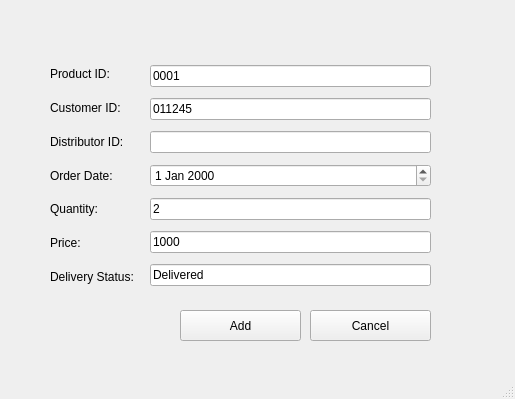
<?xml version="1.0" encoding="UTF-8"?>
<ui version="4.0">
 <class>MainWindow</class>
 <widget class="QMainWindow" name="MainWindow">
  <property name="geometry">
   <rect>
    <x>0</x>
    <y>0</y>
    <width>515</width>
    <height>399</height>
   </rect>
  </property>
  <property name="windowTitle">
   <string>MainWindow</string>
  </property>
  <widget class="QWidget" name="centralwidget">
   <widget class="QWidget" name="layoutWidget">
    <property name="geometry">
     <rect>
      <x>150</x>
      <y>60</y>
      <width>281</width>
      <height>231</height>
     </rect>
    </property>
    <layout class="QVBoxLayout" name="verticalLayout">
     <item>
      <widget class="QLineEdit" name="titleLineedit">
       <property name="text">
        <string>0001</string>
       </property>
      </widget>
     </item>
     <item>
      <widget class="QLineEdit" name="titleLineedit_2">
       <property name="text">
        <string>011245</string>
       </property>
      </widget>
     </item>
     <item>
      <widget class="QLineEdit" name="titleLineedit_3">
       <property name="text">
        <string/>
       </property>
      </widget>
     </item>
     <item>
      <widget class="QDateEdit" name="dateEdit"/>
     </item>
     <item>
      <widget class="QLineEdit" name="categoryLine">
       <property name="text">
        <string>2</string>
       </property>
      </widget>
     </item>
     <item>
      <widget class="QLineEdit" name="categoryLine_3">
       <property name="text">
        <string>1000</string>
       </property>
      </widget>
     </item>
     <item>
      <widget class="QLineEdit" name="categoryLine_2">
       <property name="text">
        <string>Delivered</string>
       </property>
      </widget>
     </item>
    </layout>
   </widget>
   <widget class="QPushButton" name="closeButton_2">
    <property name="geometry">
     <rect>
      <x>310</x>
      <y>310</y>
      <width>121</width>
      <height>31</height>
     </rect>
    </property>
    <property name="text">
     <string>Cancel</string>
    </property>
   </widget>
   <widget class="QWidget" name="layoutWidget_2">
    <property name="geometry">
     <rect>
      <x>50</x>
      <y>60</y>
      <width>95</width>
      <height>231</height>
     </rect>
    </property>
    <layout class="QVBoxLayout" name="verticalLayout_3">
     <item>
      <widget class="QLabel" name="label_5">
       <property name="text">
        <string>Product ID:</string>
       </property>
      </widget>
     </item>
     <item>
      <widget class="QLabel" name="label_6">
       <property name="text">
        <string>Customer ID:</string>
       </property>
      </widget>
     </item>
     <item>
      <widget class="QLabel" name="label_7">
       <property name="text">
        <string>Distributor ID:</string>
       </property>
      </widget>
     </item>
     <item>
      <widget class="QLabel" name="label_8">
       <property name="text">
        <string>Order Date:</string>
       </property>
      </widget>
     </item>
     <item>
      <widget class="QLabel" name="label_10">
       <property name="text">
        <string>Quantity:</string>
       </property>
      </widget>
     </item>
     <item>
      <widget class="QLabel" name="label_9">
       <property name="text">
        <string>Price:</string>
       </property>
      </widget>
     </item>
     <item>
      <widget class="QLabel" name="label_11">
       <property name="text">
        <string>Delivery Status:</string>
       </property>
      </widget>
     </item>
    </layout>
   </widget>
   <widget class="QPushButton" name="closeButton_3">
    <property name="geometry">
     <rect>
      <x>180</x>
      <y>310</y>
      <width>121</width>
      <height>31</height>
     </rect>
    </property>
    <property name="text">
     <string>Add</string>
    </property>
   </widget>
  </widget>
  <widget class="QMenuBar" name="menubar">
   <property name="geometry">
    <rect>
     <x>0</x>
     <y>0</y>
     <width>515</width>
     <height>26</height>
    </rect>
   </property>
  </widget>
  <widget class="QStatusBar" name="statusbar"/>
 </widget>
 <resources/>
 <connections/>
</ui>
